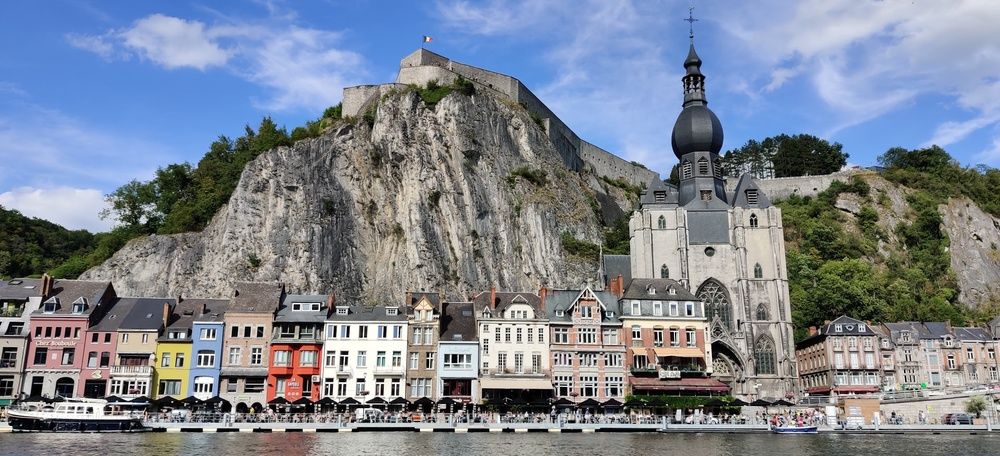
#> input picture images/input/IMG1.jpg, 1000 x 456 px, shrunk from 1920 x 876 before the run
$ python pencil_sketch.py images/input/IMG1.jpg out.png
#> lines starting #> are read from the running program, lines starting #| are printed output that depends on the picture
#> further down, image is the input picture: shape (456, 1000, 3); mean B, G, R 145.1, 132.7, 124.9
import cv2
import argparse
import time

def sketch(img):
	gray=cv2.cvtColor(img,cv2.COLOR_BGR2GRAY)
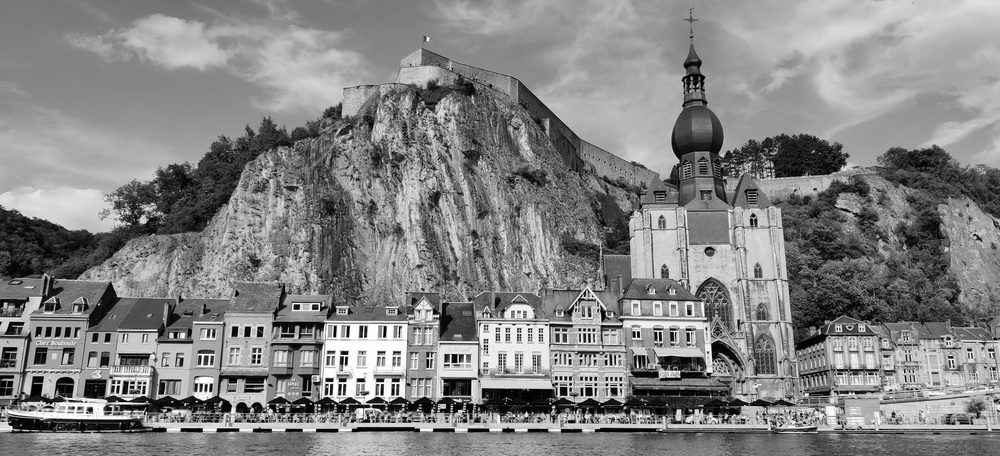
#> gray: shape (456, 1000); min 0, max 255, mean 131.8
	negative=255-gray
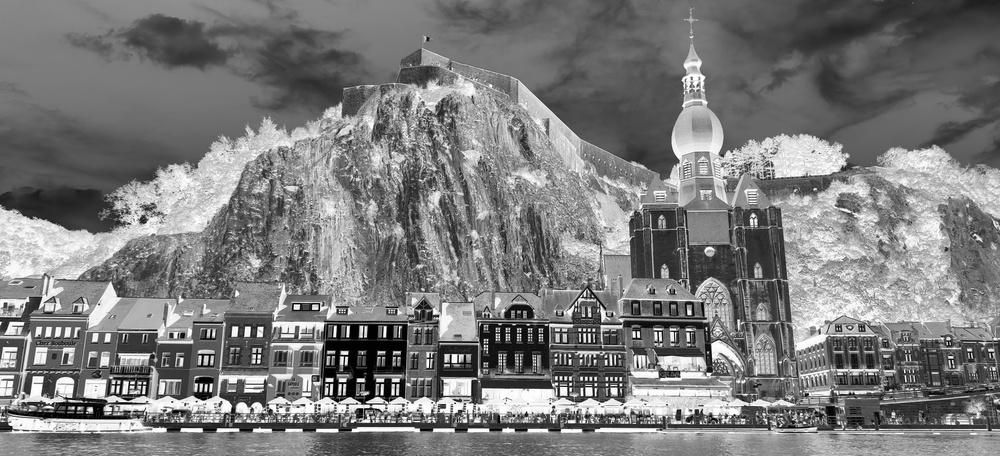
#> negative: shape (456, 1000); min 0, max 255, mean 123.2
	img_blur=cv2.GaussianBlur(negative,ksize=(31,31),sigmaX=0,sigmaY=0)
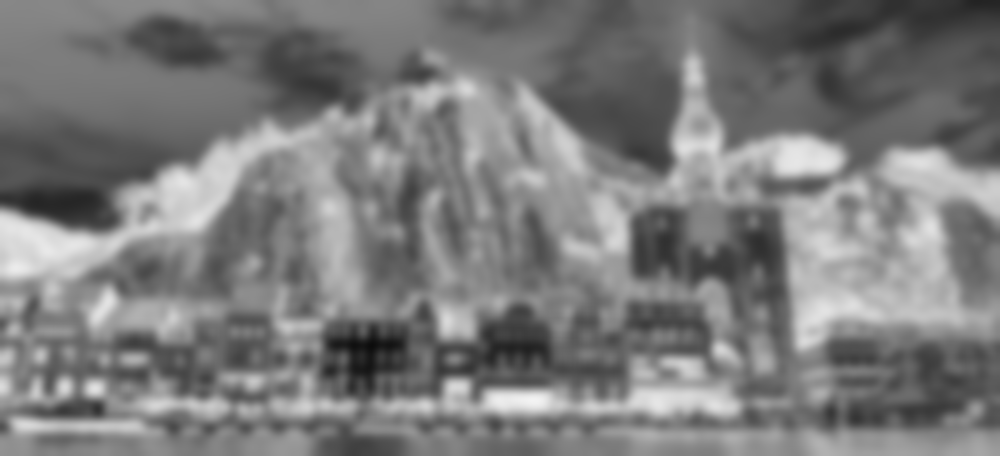
#> img_blur: shape (456, 1000); min 12, max 243, mean 123.2
	img_blend=cv2.divide(gray, 255-img_blur, scale=256)
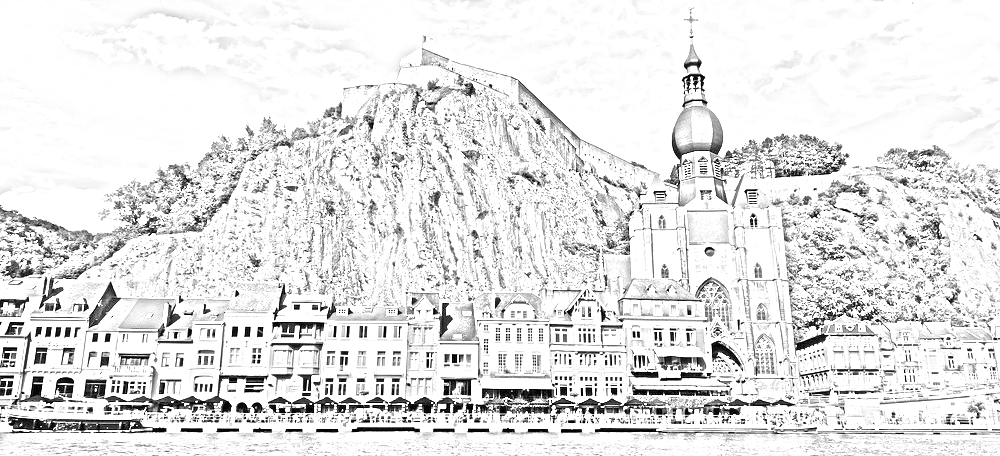
#> img_blend: shape (456, 1000); min 0, max 255, mean 227
	return img_blend

if __name__ == '__main__':
    parser = argparse.ArgumentParser()
    parser.add_argument('input', help='input image')
    parser.add_argument('output', help='pencil sketch image')
    args = parser.parse_args()
    image = cv2.imread(args.input)
    start_time = time.time()
    output = sketch(image)
    end_time = time.time()
    t = end_time-start_time
    print('time: {0}s'.format(t))
    cv2.imwrite(args.output, output)

$ run again, on images/input/IMG3.jpg
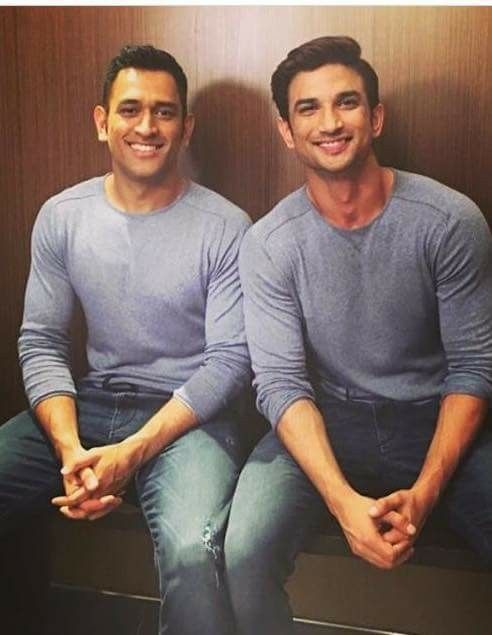
#> input picture images/input/IMG3.jpg, 492 x 635 px
#> image is the input picture: shape (635, 492, 3); mean B, G, R 95.5, 103.4, 122.4
#> in sketch, `img_blur=cv2.GaussianBlur(negative,ksize=(31,31),sigmaX=0,sigmaY=0)`:
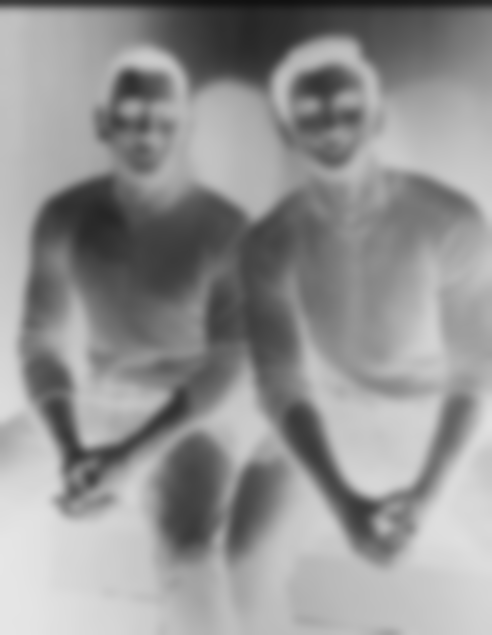
#> img_blur: shape (635, 492); min 17, max 230, mean 146.9
#> in sketch, `img_blend=cv2.divide(gray, 255-img_blur, scale=256)`:
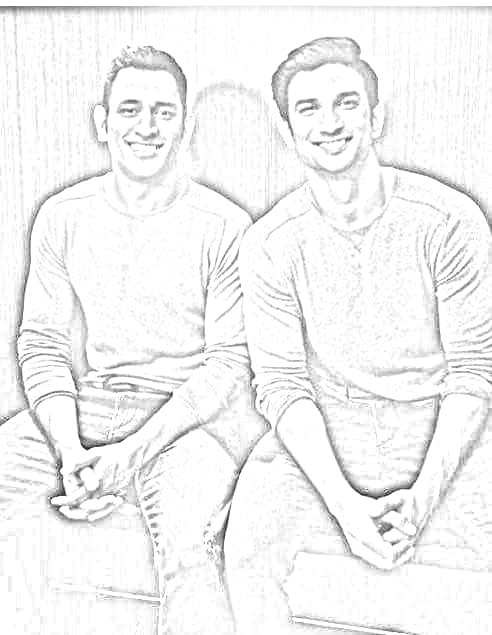
#> img_blend: shape (635, 492); min 26, max 255, mean 243.4

$ run again, on images/input/IMG4.jpg
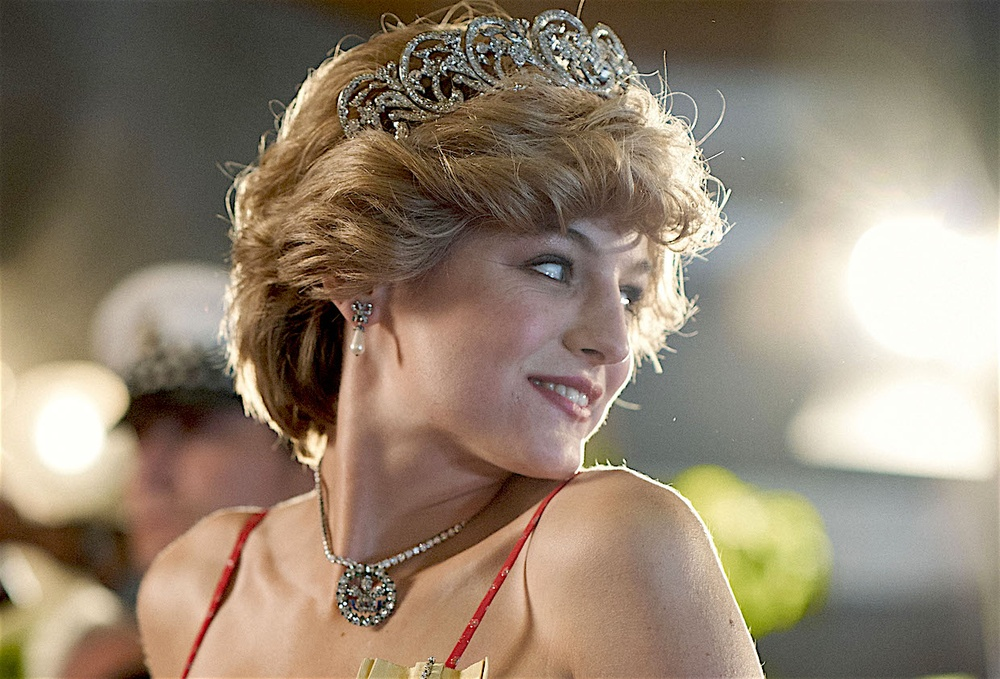
#> input picture images/input/IMG4.jpg, 1000 x 679 px, shrunk from 1240 x 842 before the run
#> image is the input picture: shape (679, 1000, 3); mean B, G, R 111.9, 130.7, 146.5
#> in sketch, `img_blur=cv2.GaussianBlur(negative,ksize=(31,31),sigmaX=0,sigmaY=0)`:
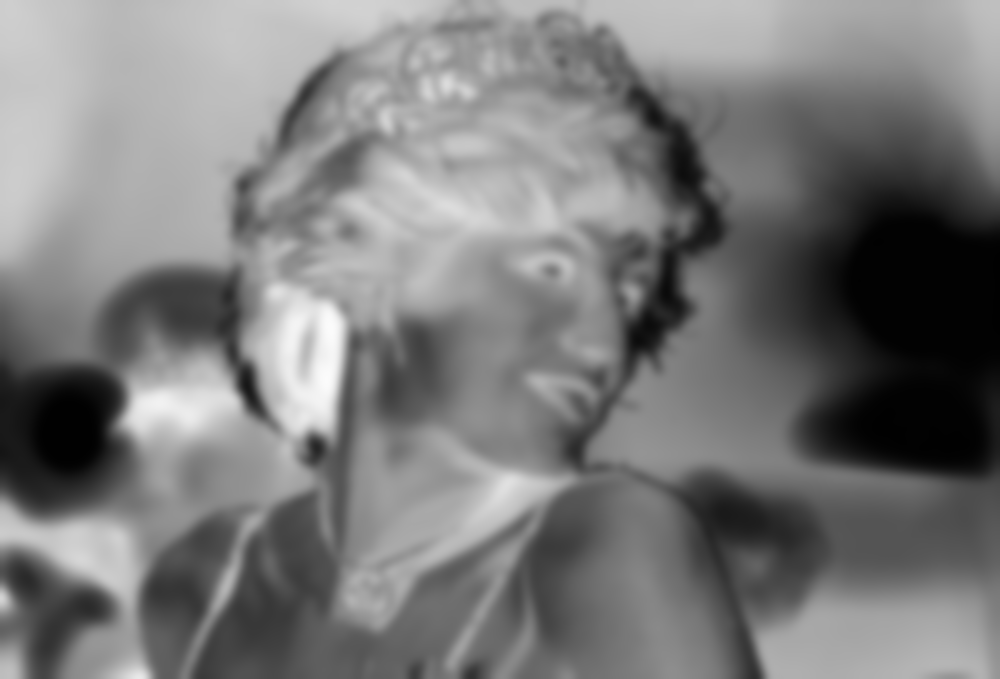
#> img_blur: shape (679, 1000); min 1, max 251, mean 121.7
#> in sketch, `img_blend=cv2.divide(gray, 255-img_blur, scale=256)`:
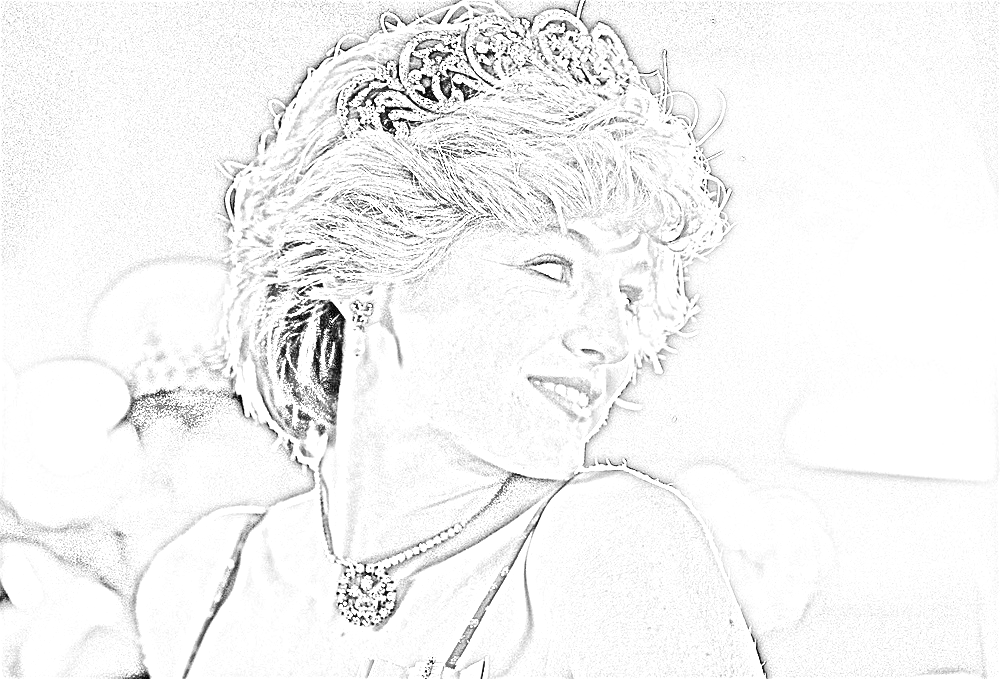
#> img_blend: shape (679, 1000); min 0, max 255, mean 243.5

$ run again, on images/input/IMG5.jpg
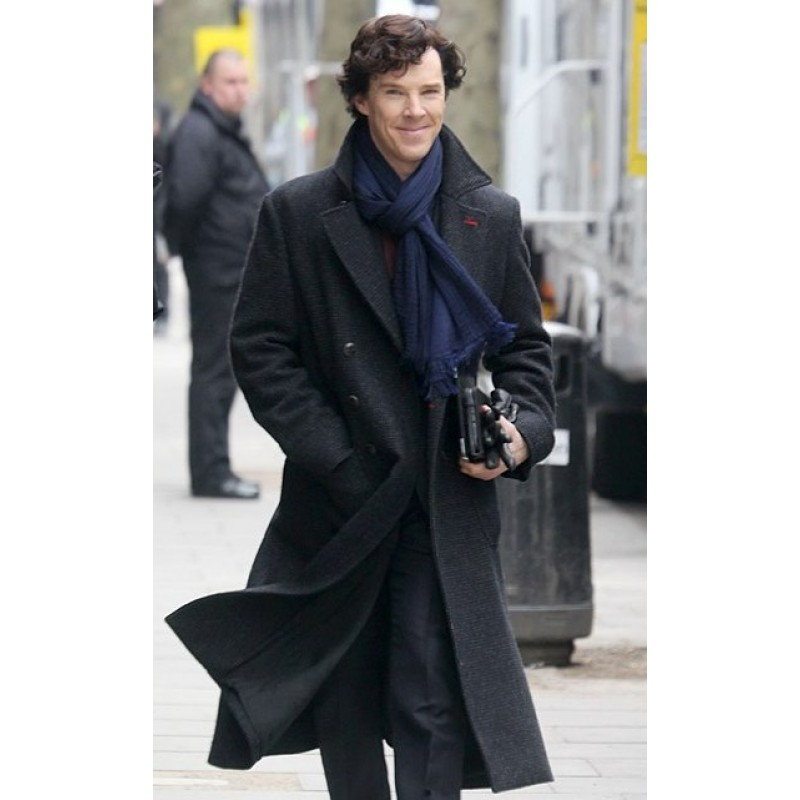
#> input picture images/input/IMG5.jpg, 800 x 800 px
#> image is the input picture: shape (800, 800, 3); mean B, G, R 160.8, 159.6, 158.9
#> in sketch, `img_blur=cv2.GaussianBlur(negative,ksize=(31,31),sigmaX=0,sigmaY=0)`:
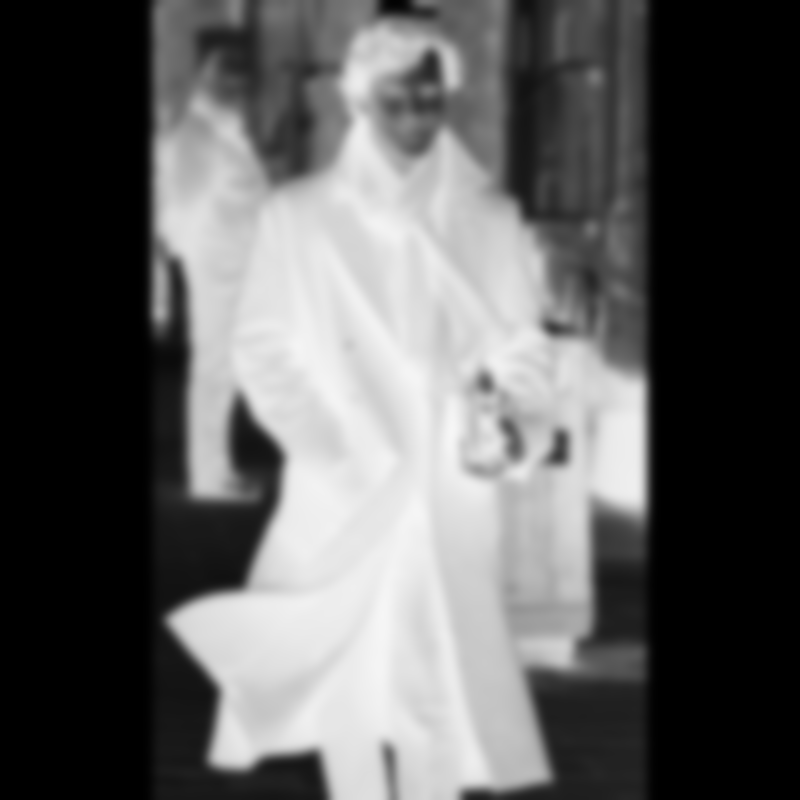
#> img_blur: shape (800, 800); min 0, max 246, mean 95.4
#> in sketch, `img_blend=cv2.divide(gray, 255-img_blur, scale=256)`:
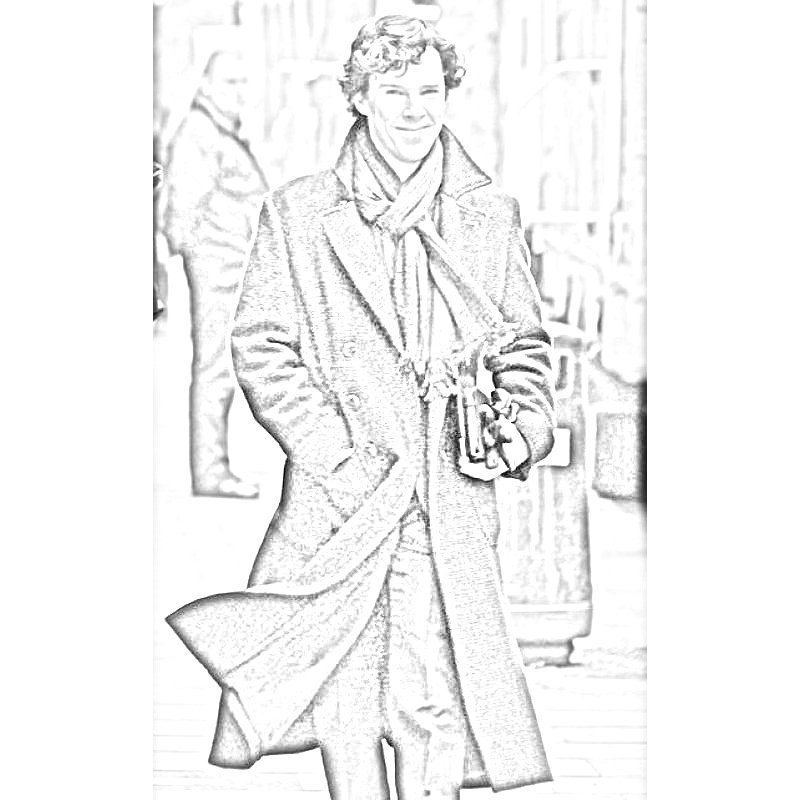
#> img_blend: shape (800, 800); min 0, max 255, mean 244
